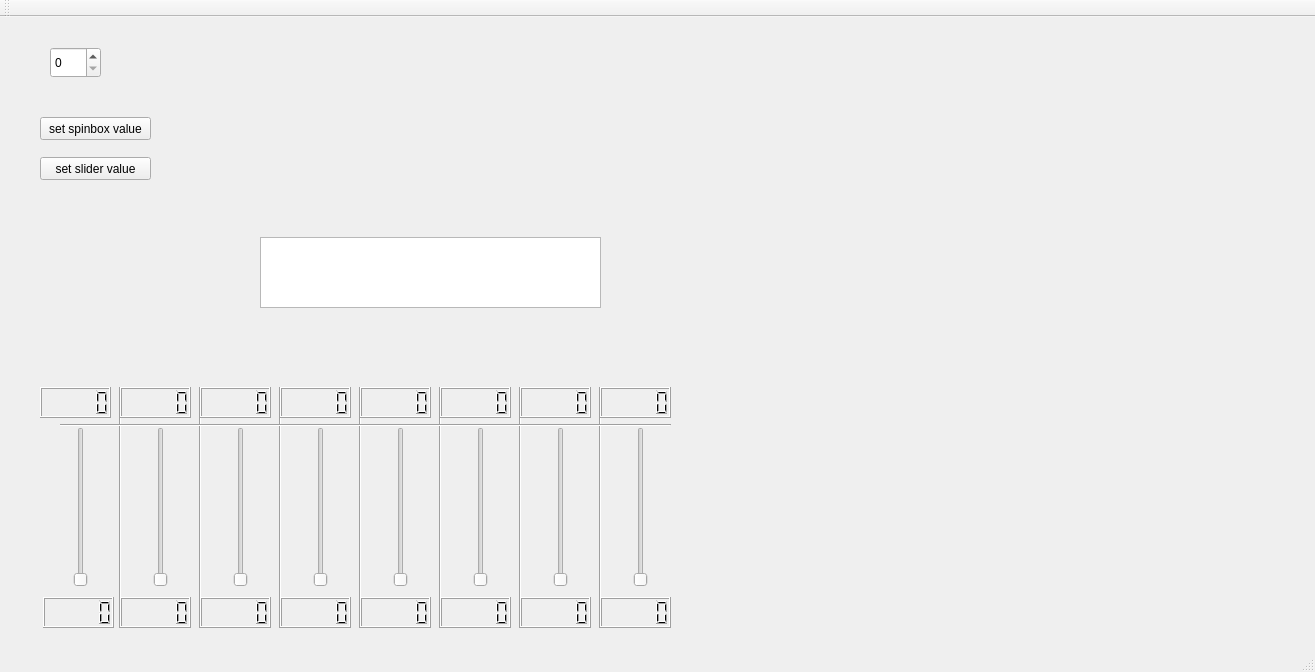
<?xml version="1.0" encoding="UTF-8"?>
<ui version="4.0">
 <class>MainWindow</class>
 <widget class="QMainWindow" name="MainWindow">
  <property name="geometry">
   <rect>
    <x>0</x>
    <y>0</y>
    <width>1315</width>
    <height>672</height>
   </rect>
  </property>
  <property name="windowTitle">
   <string>MainWindow</string>
  </property>
  <widget class="QWidget" name="centralWidget">
   <widget class="QSlider" name="verticalSlider_0">
    <property name="geometry">
     <rect>
      <x>70</x>
      <y>410</y>
      <width>22</width>
      <height>160</height>
     </rect>
    </property>
    <property name="orientation">
     <enum>Qt::Vertical</enum>
    </property>
   </widget>
   <widget class="QSlider" name="verticalSlider_1">
    <property name="geometry">
     <rect>
      <x>150</x>
      <y>410</y>
      <width>22</width>
      <height>160</height>
     </rect>
    </property>
    <property name="orientation">
     <enum>Qt::Vertical</enum>
    </property>
   </widget>
   <widget class="QSlider" name="verticalSlider_2">
    <property name="geometry">
     <rect>
      <x>230</x>
      <y>410</y>
      <width>22</width>
      <height>160</height>
     </rect>
    </property>
    <property name="orientation">
     <enum>Qt::Vertical</enum>
    </property>
   </widget>
   <widget class="QSlider" name="verticalSlider_3">
    <property name="geometry">
     <rect>
      <x>310</x>
      <y>410</y>
      <width>22</width>
      <height>160</height>
     </rect>
    </property>
    <property name="orientation">
     <enum>Qt::Vertical</enum>
    </property>
   </widget>
   <widget class="QSpinBox" name="spinBox">
    <property name="geometry">
     <rect>
      <x>50</x>
      <y>30</y>
      <width>51</width>
      <height>31</height>
     </rect>
    </property>
   </widget>
   <widget class="QSlider" name="verticalSlider_4">
    <property name="geometry">
     <rect>
      <x>390</x>
      <y>410</y>
      <width>22</width>
      <height>160</height>
     </rect>
    </property>
    <property name="orientation">
     <enum>Qt::Vertical</enum>
    </property>
   </widget>
   <widget class="QSlider" name="verticalSlider_5">
    <property name="geometry">
     <rect>
      <x>470</x>
      <y>410</y>
      <width>22</width>
      <height>160</height>
     </rect>
    </property>
    <property name="orientation">
     <enum>Qt::Vertical</enum>
    </property>
   </widget>
   <widget class="QSlider" name="verticalSlider_6">
    <property name="geometry">
     <rect>
      <x>550</x>
      <y>410</y>
      <width>22</width>
      <height>160</height>
     </rect>
    </property>
    <property name="orientation">
     <enum>Qt::Vertical</enum>
    </property>
   </widget>
   <widget class="QSlider" name="verticalSlider_7">
    <property name="geometry">
     <rect>
      <x>630</x>
      <y>410</y>
      <width>22</width>
      <height>160</height>
     </rect>
    </property>
    <property name="orientation">
     <enum>Qt::Vertical</enum>
    </property>
   </widget>
   <widget class="Line" name="line">
    <property name="geometry">
     <rect>
      <x>110</x>
      <y>370</y>
      <width>20</width>
      <height>241</height>
     </rect>
    </property>
    <property name="orientation">
     <enum>Qt::Vertical</enum>
    </property>
   </widget>
   <widget class="Line" name="line_2">
    <property name="geometry">
     <rect>
      <x>190</x>
      <y>370</y>
      <width>20</width>
      <height>241</height>
     </rect>
    </property>
    <property name="orientation">
     <enum>Qt::Vertical</enum>
    </property>
   </widget>
   <widget class="Line" name="line_3">
    <property name="geometry">
     <rect>
      <x>270</x>
      <y>370</y>
      <width>20</width>
      <height>241</height>
     </rect>
    </property>
    <property name="orientation">
     <enum>Qt::Vertical</enum>
    </property>
   </widget>
   <widget class="Line" name="line_4">
    <property name="geometry">
     <rect>
      <x>350</x>
      <y>370</y>
      <width>20</width>
      <height>241</height>
     </rect>
    </property>
    <property name="orientation">
     <enum>Qt::Vertical</enum>
    </property>
   </widget>
   <widget class="Line" name="line_5">
    <property name="geometry">
     <rect>
      <x>430</x>
      <y>370</y>
      <width>20</width>
      <height>241</height>
     </rect>
    </property>
    <property name="orientation">
     <enum>Qt::Vertical</enum>
    </property>
   </widget>
   <widget class="Line" name="line_6">
    <property name="geometry">
     <rect>
      <x>510</x>
      <y>370</y>
      <width>20</width>
      <height>241</height>
     </rect>
    </property>
    <property name="orientation">
     <enum>Qt::Vertical</enum>
    </property>
   </widget>
   <widget class="Line" name="line_7">
    <property name="geometry">
     <rect>
      <x>590</x>
      <y>370</y>
      <width>20</width>
      <height>241</height>
     </rect>
    </property>
    <property name="orientation">
     <enum>Qt::Vertical</enum>
    </property>
   </widget>
   <widget class="Line" name="line_8">
    <property name="geometry">
     <rect>
      <x>60</x>
      <y>400</y>
      <width>611</width>
      <height>16</height>
     </rect>
    </property>
    <property name="orientation">
     <enum>Qt::Horizontal</enum>
    </property>
   </widget>
   <widget class="QLCDNumber" name="lcdNumber0">
    <property name="geometry">
     <rect>
      <x>43</x>
      <y>580</y>
      <width>71</width>
      <height>31</height>
     </rect>
    </property>
   </widget>
   <widget class="QLCDNumber" name="lcdNumber1">
    <property name="geometry">
     <rect>
      <x>120</x>
      <y>580</y>
      <width>71</width>
      <height>31</height>
     </rect>
    </property>
   </widget>
   <widget class="QLCDNumber" name="lcdNumber2">
    <property name="geometry">
     <rect>
      <x>200</x>
      <y>580</y>
      <width>71</width>
      <height>31</height>
     </rect>
    </property>
   </widget>
   <widget class="QLCDNumber" name="lcdNumber3">
    <property name="geometry">
     <rect>
      <x>280</x>
      <y>580</y>
      <width>71</width>
      <height>31</height>
     </rect>
    </property>
   </widget>
   <widget class="QLCDNumber" name="lcdNumber4">
    <property name="geometry">
     <rect>
      <x>360</x>
      <y>580</y>
      <width>71</width>
      <height>31</height>
     </rect>
    </property>
   </widget>
   <widget class="QLCDNumber" name="lcdNumber5">
    <property name="geometry">
     <rect>
      <x>440</x>
      <y>580</y>
      <width>71</width>
      <height>31</height>
     </rect>
    </property>
   </widget>
   <widget class="QLCDNumber" name="lcdNumber6">
    <property name="geometry">
     <rect>
      <x>520</x>
      <y>580</y>
      <width>71</width>
      <height>31</height>
     </rect>
    </property>
   </widget>
   <widget class="QLCDNumber" name="lcdNumber7">
    <property name="geometry">
     <rect>
      <x>600</x>
      <y>580</y>
      <width>71</width>
      <height>31</height>
     </rect>
    </property>
   </widget>
   <widget class="QLCDNumber" name="lcdNumber_0">
    <property name="enabled">
     <bool>true</bool>
    </property>
    <property name="geometry">
     <rect>
      <x>40</x>
      <y>370</y>
      <width>71</width>
      <height>31</height>
     </rect>
    </property>
   </widget>
   <widget class="QLCDNumber" name="lcdNumber_1">
    <property name="geometry">
     <rect>
      <x>120</x>
      <y>370</y>
      <width>71</width>
      <height>31</height>
     </rect>
    </property>
   </widget>
   <widget class="QLCDNumber" name="lcdNumber_2">
    <property name="geometry">
     <rect>
      <x>200</x>
      <y>370</y>
      <width>71</width>
      <height>31</height>
     </rect>
    </property>
   </widget>
   <widget class="QLCDNumber" name="lcdNumber_3">
    <property name="geometry">
     <rect>
      <x>280</x>
      <y>370</y>
      <width>71</width>
      <height>31</height>
     </rect>
    </property>
   </widget>
   <widget class="QLCDNumber" name="lcdNumber_4">
    <property name="geometry">
     <rect>
      <x>360</x>
      <y>370</y>
      <width>71</width>
      <height>31</height>
     </rect>
    </property>
   </widget>
   <widget class="QLCDNumber" name="lcdNumber_5">
    <property name="geometry">
     <rect>
      <x>440</x>
      <y>370</y>
      <width>71</width>
      <height>31</height>
     </rect>
    </property>
   </widget>
   <widget class="QLCDNumber" name="lcdNumber_6">
    <property name="geometry">
     <rect>
      <x>520</x>
      <y>370</y>
      <width>71</width>
      <height>31</height>
     </rect>
    </property>
   </widget>
   <widget class="QLCDNumber" name="lcdNumber_7">
    <property name="geometry">
     <rect>
      <x>600</x>
      <y>370</y>
      <width>71</width>
      <height>31</height>
     </rect>
    </property>
   </widget>
   <widget class="QPushButton" name="setchange">
    <property name="geometry">
     <rect>
      <x>40</x>
      <y>100</y>
      <width>111</width>
      <height>23</height>
     </rect>
    </property>
    <property name="text">
     <string>set spinbox value</string>
    </property>
   </widget>
   <widget class="QPushButton" name="slider_button">
    <property name="geometry">
     <rect>
      <x>40</x>
      <y>140</y>
      <width>111</width>
      <height>23</height>
     </rect>
    </property>
    <property name="text">
     <string>set slider value</string>
    </property>
   </widget>
   <widget class="QTextBrowser" name="textBrowser">
    <property name="geometry">
     <rect>
      <x>260</x>
      <y>220</y>
      <width>341</width>
      <height>71</height>
     </rect>
    </property>
   </widget>
  </widget>
  <widget class="QMenuBar" name="menuBar">
   <property name="geometry">
    <rect>
     <x>0</x>
     <y>0</y>
     <width>1315</width>
     <height>21</height>
    </rect>
   </property>
  </widget>
  <widget class="QToolBar" name="mainToolBar">
   <attribute name="toolBarArea">
    <enum>TopToolBarArea</enum>
   </attribute>
   <attribute name="toolBarBreak">
    <bool>false</bool>
   </attribute>
  </widget>
  <widget class="QStatusBar" name="statusBar"/>
 </widget>
 <layoutdefault spacing="6" margin="11"/>
 <resources/>
 <connections/>
</ui>
